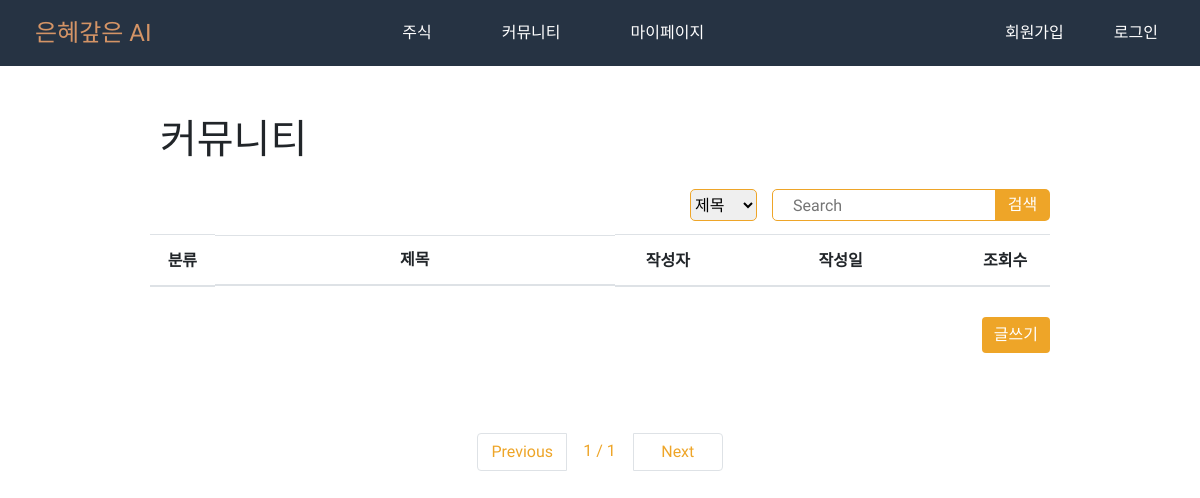
Before: /board/list/ with the older database file.
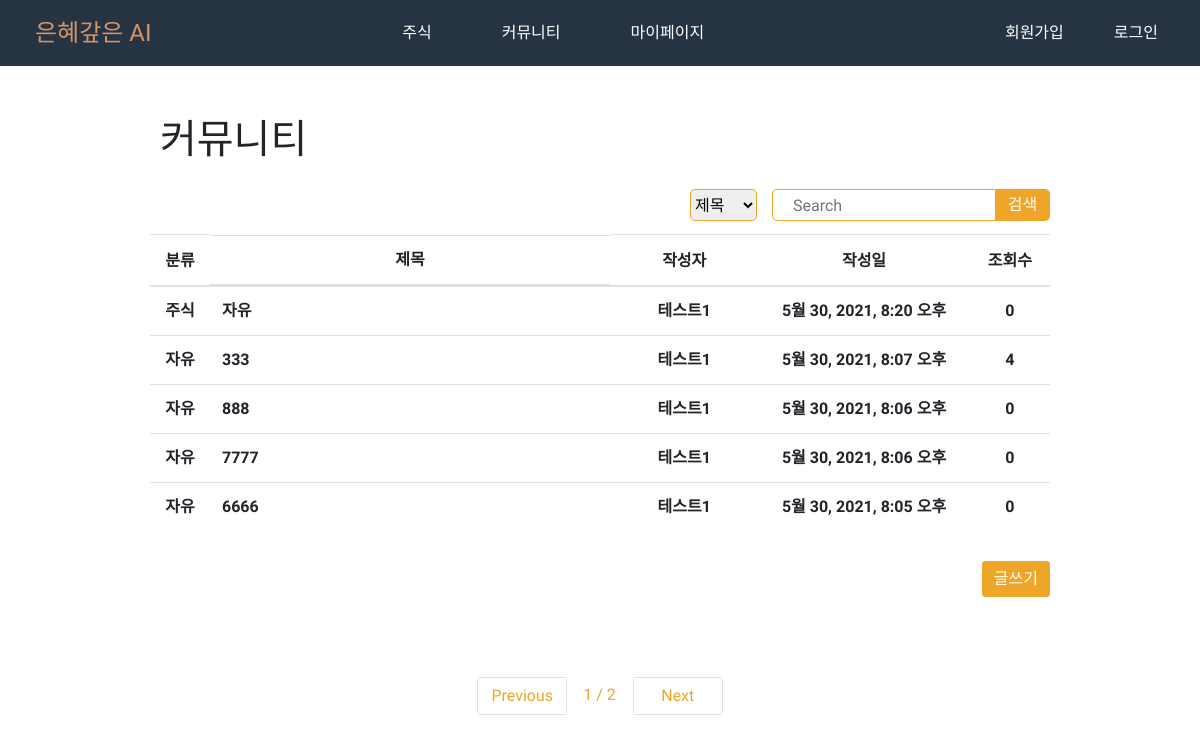
After: the same page with the newer database file.
### board/models.py (models this page shows, shortened)
class Board(models.Model):
    title = models.CharField(max_length=200, verbose_name="제목")
    contents = models.TextField(verbose_name="내용")
    writer = models.ForeignKey('users.User', on_delete=models.CASCADE, verbose_name="작성자")
    created_at = models.DateTimeField(auto_now_add=True, verbose_name="작성일")
    updated_at = models.DateTimeField(auto_now=True, verbose_name="최종수정일")
    hits = models.PositiveIntegerField(default=0, verbose_name="조회수")
    category = models.CharField(max_length=10, verbose_name="카테고리")
    locate = models.IntegerField(default=0, verbose_name="상단고정")
    class Meta:
        db_table = 'boards'
        verbose_name = '게시판'
        verbose_name_plural = '게시판'

### users/models.py (models this page shows)
class User(AbstractUser):
    birth = models.DateField(default="2000-01-01",verbose_name="생년월일")
    email = models.EmailField(unique=True, verbose_name="이메일")
    name = models.CharField(max_length=20, verbose_name="이름")
    sex = models.CharField(max_length=10, verbose_name="성별")
    n_name = models.CharField(max_length=20, unique=True, verbose_name="닉네임")

### board/views.py (the view)
# urls.py: path('list/', views.board_list, name='list'),
def board_list(request):
    all_boards = Board.objects.all().order_by('-locate','-id')
    page = int(request.GET.get('p', 1))
    pagenator = Paginator(all_boards, 5)
    boards = pagenator.get_page(page)
    return render(request, 'board/board_list.html', {"boards": boards})

### templates/board/board_list.html (shortened to what this page needs)
<!DOCTYPE html>
{% load static %}
<html lang="en">
<head>
    <link rel="stylesheet" href="{% static 'css/bootstrap.css' %}">
</head>
<body>
{% include "navi.html" %}
<div id="board_area" style="padding-top: 50px; width: 900px; position: relative;  margin: 0 auto;
                 ">
    <h1 style="margin-bottom: 25px; padding-left: 10px;">커뮤니티</h1>
    <table class="table table-hover" >
        <form    action="{% url 'board:search' %}" method="get">
            <div class="se" style="float:right">
                <span class="box">
                <select id ="f" name="f" class="sel">
                        <option value="t">제목</option>
                </select>
                </span>
                <input class="se_input" type="text"  name="b" placeholder="Search"  value="{{ b }}">
                <input class="se_btn" type="submit" value="검색">
            </div>
        </form>
        <thead>
        <tr>
            <th width="70" style="text-align:center">분류</th>
            <th width="400" style="text-align:center; display: block; white-space:nowrap; overflow:hidden; text-overflow:ellipsis;">제목</th>
            <th width="120" style="text-align:center">작성자</th>
            <th width="280" style="text-align:center">작성일</th>
            <th width="100" style="text-align:center">조회수</th>
        </tr>
        </thead>
        <tbody style="cursor: pointer;">
        {% for board in boards %}
        <tr onclick="location.href='/board/detail/{{ board.id }}/'">
            {% if board.category == '공지' %}
            <th width="70" style="text-align:center; color:red;font-weight:bolder;">{{ board.category }}</th>
            {% else %}
            <th width="70" style="text-align:center">{{ board.category }}</th>
            {% endif %}
            {% if not board.writer.n_name %}
            {% if board.category == '공지' %}
            <th width="400" style="color:red; font-weight:bolder; display: block; white-space:nowrap; overflow:hidden; text-overflow:ellipsis;" >{{ board.title }}</th>
            {% else %}
             <th width="400" style="display: block; white-space:nowrap; overflow:hidden; text-overflow:ellipsis;">{{ board.title }}</th>
            {% endif %}
            {% else %}
            <th width="400" style="display: block; white-space:nowrap; overflow:hidden; text-overflow:ellipsis;" >{{ board.title }}</th>
            {% endif %}
            {% if not board.writer.n_name %}
            <th width="200" style="color:red; font-weight:bolder;text-align:center; "> 관리자 </th>
            {% else %}
            <th width="200" style="text-align:center"> {{ board.writer.n_name }}</th>
            {% endif %}
            <th width="280" style="text-align:center">{{ board.created_at }}</th>
            <th width="100" style="text-align:center">{{ board.hits }}</th>
        </tr>
        {% endfor %}
        </tbody>
    </table>
    <p style="text-align:right; margin-top:30px" ><button type="button" class="btn btn-primary"  onclick="location.href='/board/write/'" style="background-color: #eea528; border: #eea528;">글쓰기</button></p>
    <nav aria-label="Page navigation example" style="padding-top:150px color: #eea528; margin-top: 80px;" >
        <ul class="pagination justify-content-center">
            {% if boards.has_previous %}
            <li class="page-item">
                <a class="page-link" href="?p={{ boards.previous_page_number }}" style="width:90px; text-align:center; margin-right:5px; color: #eea528;"
                >Previous</a
                >
            </li>
            {% else %}
            <li class="page-item disabled">
                <a class="page-link" href="#" style="width:90px; text-align:center; margin-right:5px; color: #eea528;" >Previous</a>
            </li>
            {% endif %}
            <li class="page-item" >
                <label class="p-link" style="text_decoration: none; color: #eea528;"
                >{{ boards.number }} / {{ boards.paginator.num_pages }}</label
                >
            </li>
            {% if boards.has_next %}
            <li class="page-item">
                <a class="page-link" href="?p={{ boards.next_page_number }}" style="width:90px; text-align:center; margin-left:5px; color: #eea528;">Next</a>
            </li>
            {% else %}
            <li class="page-item disabled">
                <a class="page-link" href="#" style="width:90px; text-align:center; margin-left:5px; color: #eea528;">Next</a>
            </li>
            {% endif %}
        </ul>
    </nav>
</div>
</body>
</html>

### templates/navi.html (shortened to what this page needs)
<!DOCTYPE html>
{% load static %}
<html lang="en">
<head>
    <link rel="stylesheet" href="{% static 'css/navi.css' %}">
</head>
<body>
    <nav class="navbar">
        <div class="navbar_logo">
            <a class="a_d" href="/">은혜갚은 AI</a>
        </div>
        <ul class="navbar_menu">
            <li><a class="a_d" href="{%url 'stock:index' %}">주식</a></li>
            <li><a class="a_d" href="{%url 'board:list' %}">커뮤니티</a></li>
            <li><a class="a_d" href="{%url 'mypage:mypage' %}">마이페이지</a></li>
        </ul>
        <ul class="navbar_icons">
            {% if user.is_authenticated %}
            {% if not user.n_name %}
            <li><a><b style="color:red; font-weight:bolder;">관리자</b> 님</a></li>
            {% else %}
            <li><a> {{ user.n_name }} 님 </a></li>
            {% endif %}
            <li><a class="a_d" href="{% url 'users:logout' %}">로그아웃</a></li>
            {% else %}
            <li><a class="a_d" href="{% url 'users:signup' %}">회원가입</a></li>
            <li><a class="a_d" href="{% url 'users:login' %}">로그인</a></li>
            {% endif %}
        </ul>
    </nav>
</body>
</html>

### static/css/navi.css (style rules this page uses)
body { margin: 0; font-family: 'Nanum Myeongjo'; }
.a_d { text-decoration: none; color: white; }
.navbar { display: flex; justify-content: space-between; align-items: center; background-color: #263343; padding: 8px 12px; }
.navbar_logo a { font-size: 24px; color: #d49466; text-decoration: none; margin-left: 23px; }
.navbar_menu { display: flex; list-style: none; padding-left: 0; margin: 5px }
.navbar_menu li { padding: 8px 25px; margin-right: 20px; }
.navbar_menu li a { text-decoration: none; }
.navbar_icons { list-style: none; color: white; display: flex; padding-left: 0; margin: 5px }
.navbar_icons li a { padding: 8px 25px; text-decoration: none; }

### templates/board/board_list.html (style rules this page uses)
.p-link { position: relative; display: block; padding: 0.5rem 0.75rem; margin-left: -1px; line-height: 1.25; color: #007bff; background-color: #fff; }
.se { position: relative; height: 35px; background: rgba(0, 0, 0, 0); width: 360px; margin-bottom: 10px; float: right; }
.se_input { position: absolute; right: 28px; width: 250px; height: 32px; float:left; font-size: 16px; border-radius: 5px; border-top-right-radius: 0; border-bottom-right-radius: 0; border: 1px solid #eea528; padding-left: 20px; outline: none; }
.se_btn { position: absolute; right: 0; width: 55px; height: 32px; background: #eea528; border: none; border-radius: 5px; border-top-left-radius: 0; border-bottom-left-radius: 0; color: #FFF; font-size: 16px; outline: none; cursor: pointer; }
.box { position: absolute; float: left; margin-right: 10px; }
.sel { height: 32px; border-radius: 5px; border: 1px solid #eea528; }

Changed rows visible on the page:
added Board: category "주식", title "자유", writer.n_name "테스트1", created_at "5월 30, 2021, 8:20 오후", hits "0"
added Board: category "자유", title "333", writer.n_name "테스트1", created_at "5월 30, 2021, 8:07 오후", hits "4"
added Board: category "자유", title "888", writer.n_name "테스트1", created_at "5월 30, 2021, 8:06 오후", hits "0"
added Board: category "자유", title "7777", writer.n_name "테스트1", created_at "5월 30, 2021, 8:06 오후", hits "0"
added Board: category "자유", title "6666", writer.n_name "테스트1", created_at "5월 30, 2021, 8:05 오후", hits "0"
Other visible differences:
{{ boards.paginator.num_pages }}: "1" → "2"
